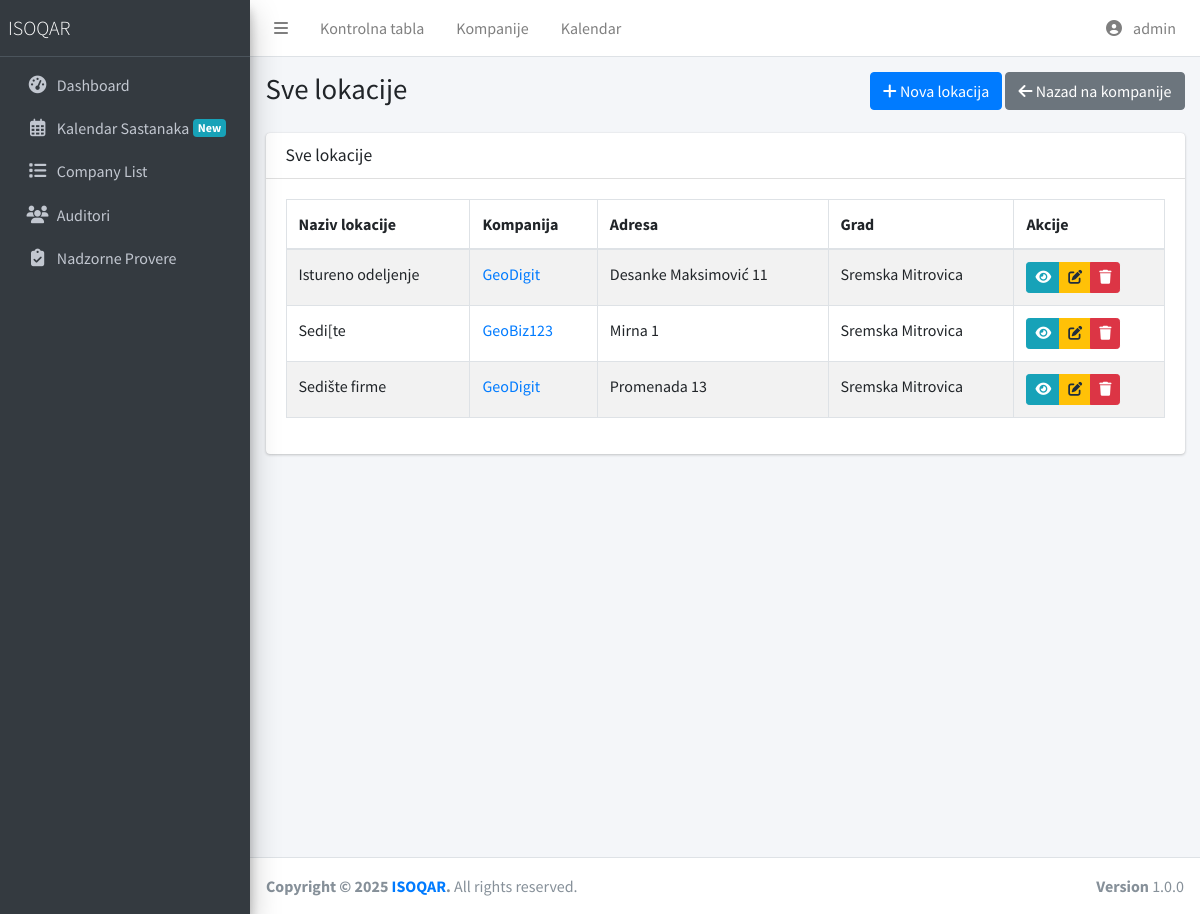
/company/locations/ (signed in), run on an earlier commit of the app's database.
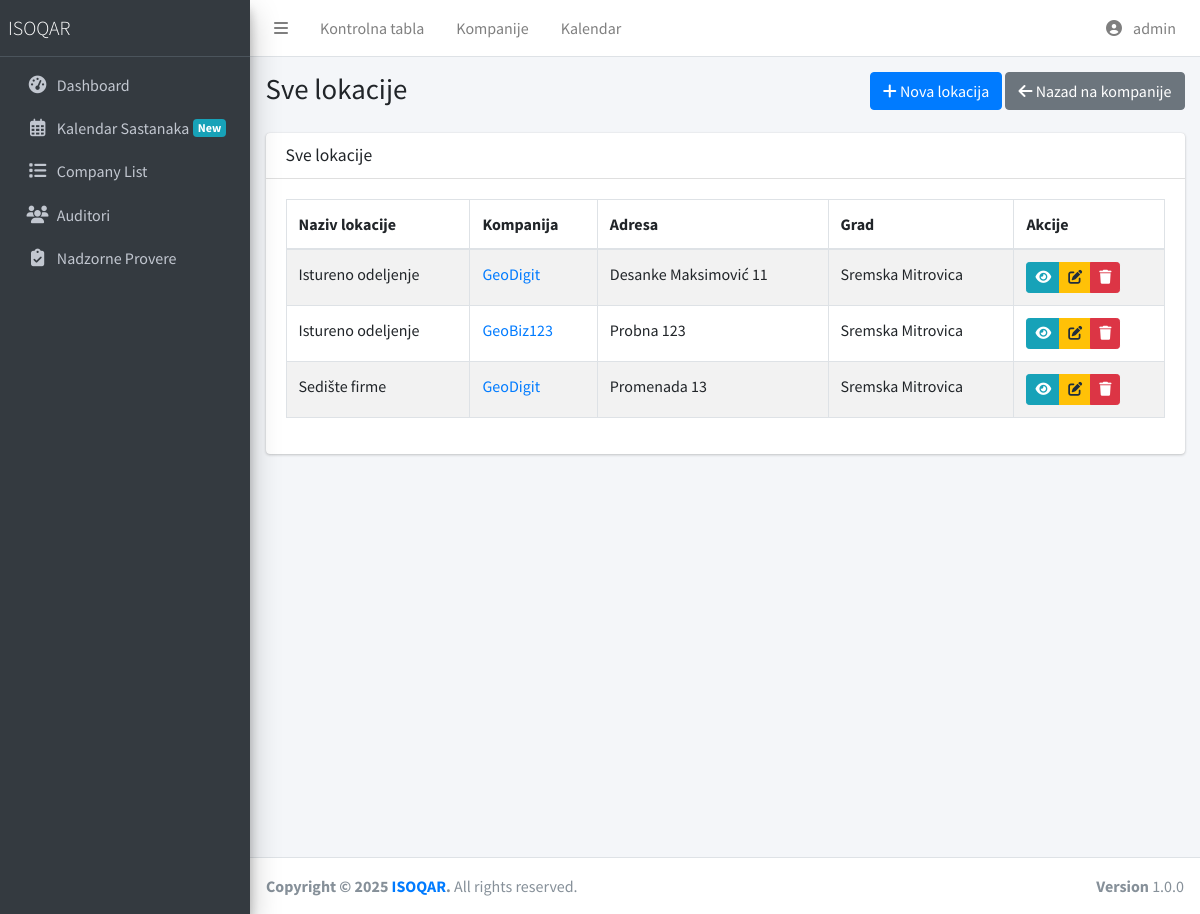
And on a later commit of the database.
### company/company_models.py (models this page shows, shortened)
class OstalaLokacija(models.Model):
    company = models.ForeignKey(
        Company,
        on_delete=models.CASCADE,
        related_name='ostale_lokacije',
        verbose_name=_("Kompanija"),
        db_index=True  # Add index for better performance
    )
    name = models.CharField(_("Naziv lokacije"), max_length=200)
    street = models.CharField(_("Ulica"), max_length=200, blank=True, null=True)
    street_number = models.CharField(_("Broj"), max_length=20, blank=True, null=True)
    city = models.CharField(
        _("Grad"),
        max_length=50,
        choices=SERBIA_CITY_CHOICES,
        blank=True,
        null=True
    )
    postal_code = models.CharField(_("Poštanski broj"), max_length=10, blank=True, null=True)
    country = models.CharField(_("Država"), max_length=100, default="Srbija")
    notes = models.TextField(_("Napomene"), blank=True, null=True)
    created_at = models.DateTimeField(_("Kreirano"), default=timezone.now)
    updated_at = models.DateTimeField(_("Ažurirano"), auto_now=True)
    class Meta:
        verbose_name = _("Ostala lokacija")
        verbose_name_plural = _("Ostale lokacije")
        ordering = ['name']
        unique_together = [['company', 'name']]

class Company(models.Model):
    STATUS_ACTIVE = 'active'
    STATUS_SUSPENDED = 'suspended'
    STATUS_WITHDRAWN = 'withdrawn'
    STATUS_EXPIRED = 'expired'
    STATUS_PENDING = 'pending'
    STATUS_CANCELLED = 'cancelled'
    CERTIFICATE_STATUS_CHOICES = [
        (STATUS_ACTIVE, _('Aktivan')),
        (STATUS_SUSPENDED, _('Suspendovan')),
        (STATUS_WITHDRAWN, _('Deregistrovan')),
        (STATUS_EXPIRED, _('Istekao')),
        (STATUS_PENDING, _('Na čekanju')),
        (STATUS_CANCELLED, _('Otkazan')),
    ]
    name = models.CharField(_("Naziv kompanije"), max_length=200)
    pib = models.CharField(_("PIB"), max_length=9, blank=True, null=True, validators=[
        RegexValidator(r'^\d{9}$', _('PIB mora sadržati tačno 9 cifara'))
    ])
    mb = models.CharField(_("Matični broj"), max_length=8, blank=True, null=True, validators=[
        RegexValidator(r'^\d{8}$', _('Matični broj mora sadržati tačno 8 cifara'))
    ])
    street = models.CharField(_("Ulica"), max_length=200, blank=True, null=True)
    street_number = models.CharField(_("Broj"), max_length=20, blank=True, null=True)
    city = models.CharField(
        _("Grad"),
        max_length=50,
        choices=SERBIA_CITY_CHOICES,
        help_text=_("Izaberite grad"),
        blank=True,
        null=True
    )
    postal_code = models.CharField(_("Poštanski broj"), max_length=10, blank=True, null=True)
    country = models.CharField(_("Država"), max_length=100, default="Srbija")
    phone = models.CharField(_("Telefon"), max_length=50, blank=True, null=True)
    email = models.EmailField(_("Email"), blank=True, null=True)
    website = models.URLField(_("Web sajt"), blank=True, null=True)
    industry = models.CharField(
        _("Industrija"),
        max_length=50,
        choices=INDUSTRY_CHOICES,
        blank=True,
        null=True,
        help_text=_("Izaberite industriju")
    )
    number_of_employees = models.IntegerField(_("Broj zaposlenih"), blank=True, null=True)
    certificate_status = models.CharField(
        _("Status sertifikata"),
        max_length=50,
        choices=CERTIFICATE_STATUS_CHOICES,
        default=STATUS_PENDING
    )
    certificate_number = models.CharField(_("Broj sertifikata"), max_length=100, blank=True, null=True)
    suspension_until_date = models.DateField(_("Suspenzija do datuma"), blank=True, null=True)
    audit_days = models.DecimalField(_("Broj dana audita"), max_digits=18, decimal_places=1, blank=True, null=True)
    initial_audit_conducted_date = models.DateField(_("Datum inicijalnog audita"), blank=True, null=True)
    visits_per_year = models.DecimalField(_("Poseta godišnje"), max_digits=18, decimal_places=0, blank=True, null=True)
    audit_days_each = models.DecimalField(_("Dana po auditu"), max_digits=18, decimal_places=1, blank=True, null=True)
    oblast_registracije = models.TextField(_("Oblast registracije"), blank=True, null=True, help_text=_("Unesite oblast registracije kompanije"))
    notes = models.TextField(_("Napomene"), blank=True, null=True)
    is_active = models.BooleanField(_("Aktivna"), default=True)
    created_at = models.DateTimeField(_("Kreirano"), default=timezone.now)
    updated_at = models.DateTimeField(_("Ažurirano"), auto_now=True)
    class Meta:
        verbose_name = _("Kompanija")
        verbose_name_plural = _("Kompanije")
        ordering = ['-created_at']

### company/location_views.py (the view)
# urls.py: path('locations/', LocationListView.as_view(), name='location_list'),
class LocationListView(ListView):
    model = OstalaLokacija
    template_name = 'company/location/location-list.html'
    context_object_name = 'locations'
    def get_queryset(self):
        queryset = super().get_queryset()
        company_id = self.request.GET.get('company', None)
        if company_id:
            queryset = queryset.filter(company_id=company_id)
        return queryset.select_related('company')
    def get_context_data(self, **kwargs):
        context = super().get_context_data(**kwargs)
        company_id = self.request.GET.get('company', None)
        if company_id:
            try:
                company = Company.objects.get(pk=company_id)
                context['company'] = company
                context['title'] = f'Lokacije kompanije {company.name}'
            except Company.DoesNotExist:
                pass
        else:
            context['title'] = 'Sve lokacije'
        return context

### company/templates/company/location/location-list.html (shortened to what the changed rows need)
{% extends "layouts/base.html" %}
{% load static %}
{% block content %}
<div class="content-wrapper">
    <div class="content-header">
        <div class="container-fluid">
            <div class="row mb-2">
                <div class="col-sm-6">
                    <h1 class="m-0">{{ title }}</h1>
                </div>
            </div>
        </div>
    </div>
    <div class="content">
        <div class="container-fluid">
            <div class="row">
                <div class="col-12">
                    <div class="card">
                <div class="card-body">
                    {% if locations %}
                        <div class="table-responsive">
                            <table class="table table-bordered table-striped datatable">
                                <thead>
                                    <tr>
                                        <th>Naziv lokacije</th>
                                        <th>Kompanija</th>
                                        <th>Adresa</th>
                                        <th>Grad</th>
                                        <th>Akcije</th>
                                    </tr>
                                </thead>
                                <tbody>
                                    {% for location in locations %}
                                        <tr>
                                            <td>{{ location.name }}</td>
                                            <td>
                                                <a href="{% url 'company:detail' location.company.id %}">
                                                    {{ location.company.name }}
                                                </a>
                                            </td>
                                            <td>
                                                {% if location.street and location.street_number %}
                                                    {{ location.street }} {{ location.street_number }}
                                                {% else %}
                                                    <span class="text-muted">Nije uneto</span>
                                                {% endif %}
                                            </td>
                                            <td>{{ location.city|default:"Nije uneto" }}</td>
                                            <td>
                                                <div class="btn-group">
                                                    <a href="{% url 'company:location_detail' location.id %}" class="btn btn-info btn-sm">
                                                        <i class="fas fa-eye"></i>
                                                    </a>
                                                    <a href="{% url 'company:location_update' location.id %}" class="btn btn-warning btn-sm">
                                                        <i class="fas fa-edit"></i>
                                                    </a>
                                                    <a href="{% url 'company:location_delete' location.id %}" class="btn btn-danger btn-sm">
                                                        <i class="fas fa-trash"></i>
                                                    </a>
                                                </div>
                                            </td>
                                        </tr>
                                    {% endfor %}
                                </tbody>
                            </table>
                        </div>
                    {% endif %}
                </div>
            </div>
        </div>
    </div>
</div>
    </div>
</div>
{% endblock %}

What changed in the data, as far as the page shows it:
removed OstalaLokacija: name "Sedi[te", company.name "GeoBiz123", street "Mirna", street_number "1", city "Sremska Mitrovica"
added OstalaLokacija: name "Istureno odeljenje", company.name "GeoBiz123", street "Probna", street_number "123", city "Sremska Mitrovica"
